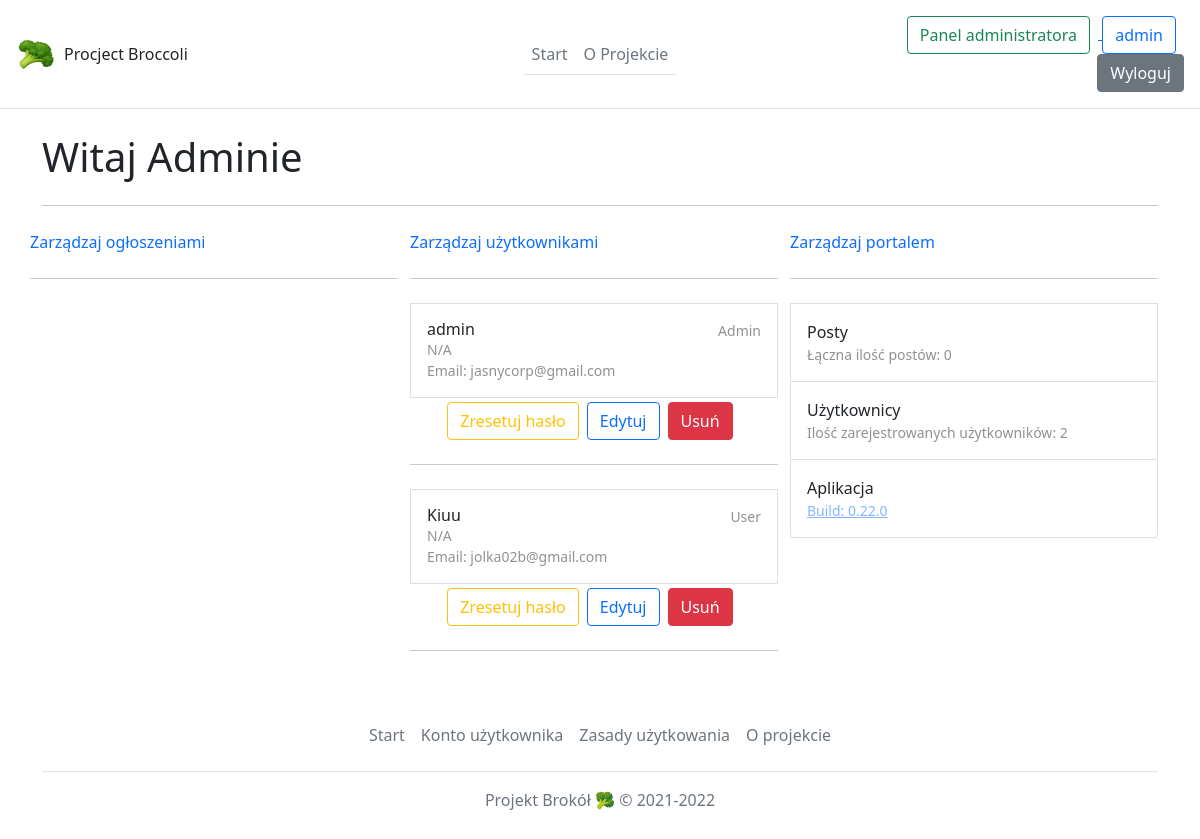
Before: /admin_panel (signed in) with the older database file.
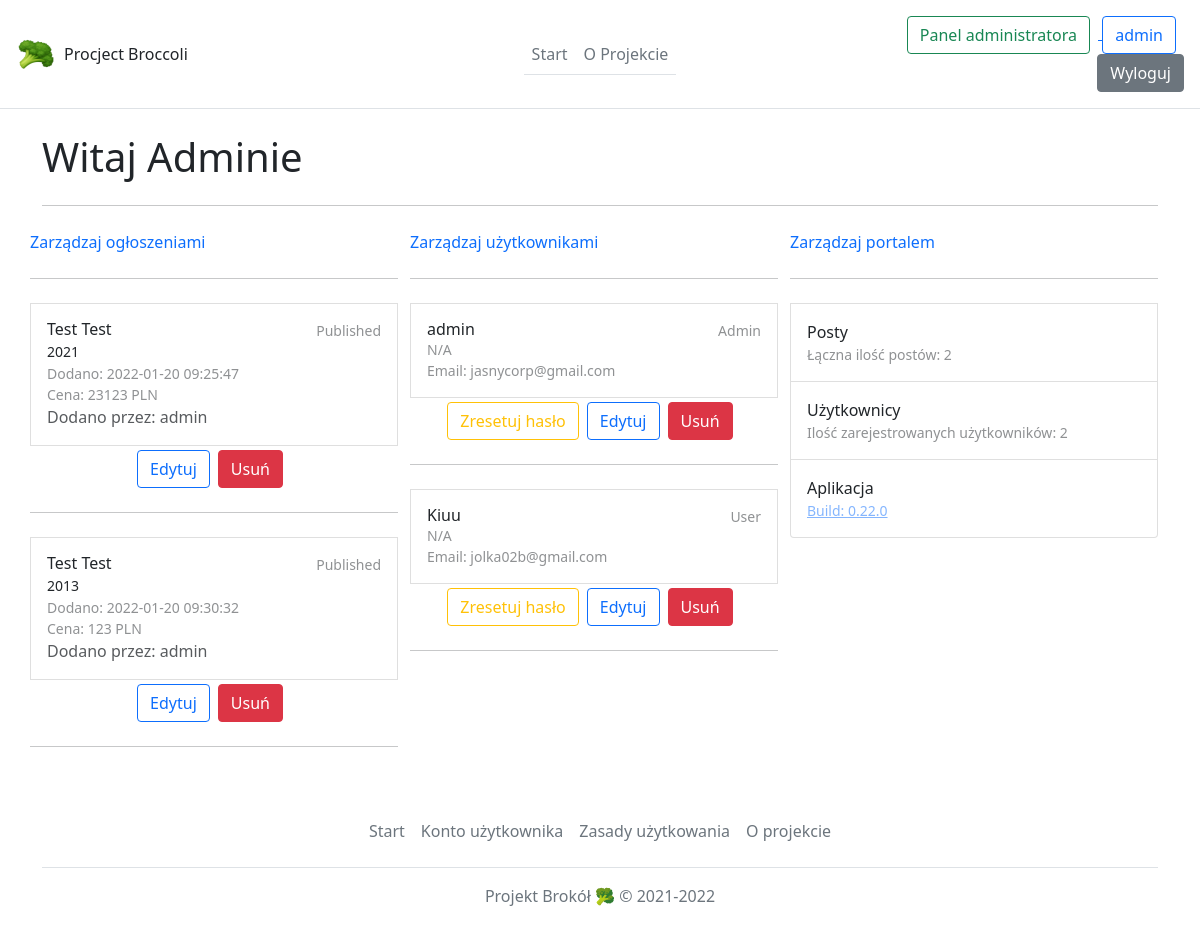
After: the same page with the newer database file.
### appData/models.py (models this page shows, shortened)
class User(db.Model, UserMixin):
    id = db.Column(db.Integer, primary_key=True)
    login = db.Column(db.String(30), unique=True, nullable=False)
    firstname = db.Column(db.String(30))
    lastname = db.Column(db.String(30))
    email = db.Column(db.String(120), unique=True, nullable=False)
    password = db.Column(db.String(90), nullable=False)
    role = db.Column(db.String(30), default='Unverified')
    posts = db.relationship('Post', backref='author', lazy=True)
    verification_message = db.Column(db.String(12))

class Post(db.Model):
    id = db.Column(db.Integer, primary_key=True)
    user_id = db.Column(db.Integer, db.ForeignKey('user.id'), nullable=False)
    manufacture = db.Column(db.String(100), nullable=False)
    model = db.Column(db.String(100))
    manufacture_year = db.Column(db.String(4))
    photo = db.Column(db.String(30), nullable=False, default='defaultCar.jpg')
    description = db.Column(db.Text)
    price = db.Column(db.Integer(), nullable=False)
    date_posted = db.Column(db.DateTime, nullable=False, default=datetime.utcnow)
    status = db.Column(db.String(10), default='Published')
    location = db.Column(db.String(255))

### appData/routes.py (the view)
@app.route('/admin_panel')
@login_required
def admin_panel():
    if current_user.role == 'Admin':
        users = User.query.all()
        posts = Post.query.all()
        statistics = BroccoliStatistics(len(posts), len(posts), len(users),
                                        '0.22.0')  # TODO separate posts created today #BUILD NUM HERE
        return render_template('admin_panel.html', title='Panel administratora', users=users, posts=posts,
                               statistics=statistics)
    else:
        flash('Nie jesteś administratorem!', 'warning')
        return redirect(url_for('home'))

### appData/models.py (called while the page is built)
@login_manager.user_loader #copy
def load_user(user_id):
    return User.query.get(int(user_id))

### appData/templates/admin_panel.html (shortened to what the changed rows need)
{% extends "layout.html" %}
{% block content %}
<div class="container">
    <main>
        <div class="row justify-content-center">
            <div class="col-sm-12">
                <h1 class="fw-light">
                    Witaj Adminie
                </h1>
            </div>
        </div>
        <div class="row justify-content-center">
            <div class="col-md-4 list-group list-group-checkable">
                <span class="text-primary">Zarządzaj ogłoszeniami</span>
                <hr class="my-4">
                {% for post in posts %}
                {% if post.status == 'Published' and post.author.role != 'Blocked' %}
                <a href="/post/{{ post.id }}" class="list-group-item list-group-item-action d-flex gap-3 py-3" aria-current="true">
                {% else %}
                <a href="/post/{{ post.id }}" class="list-group-item list-group-item-action d-flex gap-3 py-3 bg-light" aria-current="true">
                {% endif %}
                    <div class="d-flex gap-2 w-100 justify-content-between">
                      <div>
                        <h6 class="mb-0">{{ post.manufacture }} {{ post.model }} </h6>
                        <small class="small">{{ post.manufacture_year }}</small>
                        <span class="d-block small opacity-50">Dodano: {{ post.date_posted.replace(microsecond=0) }}</span>
                        <span class="d-block small opacity-50 post-price-after">Cena: {{ post.price }}</span>
                        <p class="mb-0 opacity-75">
                            Dodano przez: {{ post.author.login }}
                        </p>
                      </div>
                      {% if post.author.role == 'Blocked' %}
                      <small class="opacity-50 text-nowrap">User is {{ post.author.role }}</small>
                      {% else %}
                      <small class="opacity-50 text-nowrap">{{ post.status }}</small>
                      {% endif %}
                    </div>
                </a>
                <div class="mt-1 d-flex justify-content-center">
                  <button class="btn btn-outline-primary me-2" onclick="window.location.href='/post/{{ post.id }}/edit'">Edytuj</button>
                  <button class="btn btn-danger me-2" onclick="window.location.href='/post/{{ post.id }}/delete/action_confirm?back=admin_panel'">Usuń</button>
                </div>
                <hr class="my-4">
                {% endfor %}
            </div>
            <div class="col-md-4 list-group list-group-checkable">
                <span class="text-primary">Zarządzaj użytkownikami</span>
                <hr class="my-4">
                {% for user in users %}
                    {% if user.role == 'User' or user.role == "Admin" %}
                    <a href="/user/{{ user.id }}" class="list-group-item list-group-item-action d-flex gap-3 py-3" aria-current="true">
                    {% else %}
                    <a href="/user/{{ user.id }}" class="list-group-item list-group-item-action d-flex gap-3 py-3 bg-light" aria-current="true">
                    {% endif %}
                    <div class="d-flex gap-2 w-100 justify-content-between">
                      <div>
                        <h6 class="mb-0">{{ user.login }}</h6>
                        {% if user.firstname %}
                        <span class="d-block small opacity-50">{{ user.firstnaem }} {{ user.lastname }}</span>
                        {% else %}
                        <span class="d-block small opacity-50">N/A</span>
                        {% endif %}
                        <span class="d-block small opacity-50">Email: {{ user.email }}</span>
                      </div>
                      <small class="opacity-50 text-nowrap">{{ user.role }}</small>
                    </div>
                </a>
                <div class="mt-1 d-flex justify-content-center">
                    <form method="post" action='/reset_password_proceed'>
                        <button type="submit" class="btn btn-outline-warning me-2">Zresetuj hasło</button>
                    </form>
                    <button class="btn btn-outline-primary me-2" onclick="window.location.href='/user/{{ user.id }}/edit'">Edytuj</button>
                    <button class="btn btn-danger me-2" onclick="window.location.href='/user/{{ user.id }}/delete/action_confirm?back=admin_panel'">Usuń</button>
                </div>
                <hr class="my-4">
                {% endfor %}
            </div>
            <div class="col-md-4 list-group list-group-checkable">
                <div class="list-group-item py-3" for="listGroupCheckableRadios1">
                Posty
                <span class="d-block small opacity-50">Łączna ilość postów: {{ statistics.sumOfPosts }}</span>
                </div>
            </div>
        </div>
    </main>
</div>
{% endblock content %}

### appData/templates/layout.html (shortened to what this page needs)
<!doctype html>
<html lang="pl">
    <head>
        <link href="https://cdn.jsdelivr.net/npm/bootstrap@5.1.3/dist/css/bootstrap.min.css" rel="stylesheet">
      </head>
    <body>
            <header class="d-flex flex-wrap align-items-center justify-content-center justify-content-md-between py-3 p-3 mb-4 border-bottom">
              <a href="/" class="d-flex align-items-center col-md-3 mb-2 mb-md-0 text-dark text-decoration-none">
                <img class="bi me-2" width="40" height="32" role="img" aria-label="Bootstrap" src="{{ url_for('static', filename='img/broccoli.ico') }}"> Procject Broccoli
              </a>
              <ul class="nav col-12 col-md-auto mb-2 justify-content-center mb-md-0">
                  <li>
                      {% if title == 'Start' %}
                      <a href="{{ url_for('home') }}" class="nav-link nav-links px-2 text-capitalize link-dark border-bottom border-secondary">
                      {% else %}
                      <a href="{{ url_for('home') }}" class="nav-link nav-links px-2 text-capitalize link-secondary border-bottom">
                      {% endif %}
                        Start
                      </a>
                  </li>
                  <li>
                      {% if title == 'O projekcie' %}
                      <a href="{{ url_for('about') }}" class="nav-link nav-links px-2 text-capitalize link-dark border-bottom border-secondary">
                      {% else %}
                      <a href="{{ url_for('about') }}" class="nav-link nav-links px-2 text-capitalize link-secondary border-bottom">
                      {% endif %}
                          O projekcie
                      </a>
                  </li>
              </ul>
              {% if current_user.is_authenticated %}
              <div class="col-md-3 text-end">
                {% if current_user.role == 'Admin' %}
                <a href="{{ url_for('admin_panel')}}">
                  <button type="button" class="btn btn-outline-success me-2">
                    Panel administratora
                  </button>
                </a>
                {% endif %}
                <a href="/user/{{ current_user.id }}">
                    <button type="button" class="btn btn-outline-primary me-2">
                        {{ current_user.login }}
                    </button>
                </a>
                <a href="{{ url_for('logout') }}">
                    <button type="button" class="btn btn-secondary">
                        Wyloguj
                    </button>
                </a>
              </div>
              {% endif %}
          </header>
        {% block content %}
        {% endblock %}
        <div class="container">
          <footer class="py-3 my-4">
            <ul class="nav justify-content-center border-bottom pb-3 mb-3">
              <li class="nav-item"><a href="{{ url_for('home') }}" class="nav-link px-2 text-muted">Start</a></li>
              {% if current_user.is_authenticated %}
              <li class="nav-item"><a href="/user/{{ current_user.id }}" class="nav-link px-2 text-muted">Konto użytkownika</a></li>
              {% else %}
              <li class="nav-item"><a href="{{ url_for('login') }}" class="nav-link px-2 text-muted">Zaloguj</a></li>
              <li class="nav-item"><a href="{{ url_for('register') }}" class="nav-link px-2 text-muted">Rejestracja</a></li>
              {% endif %}
              <li class="nav-item"><a href="{{ url_for('terms') }}" class="nav-link px-2 text-muted">Zasady użytkowania</a></li>
              <li class="nav-item"><a href="{{ url_for('about') }}" class="nav-link px-2 text-muted">O projekcie</a></li>
            </ul>
            <p class="text-center text-muted">Projekt Brokół 🥦 © 2021-2022</p>
          </footer>
        </div>
    </body>
</html>

Changed rows visible on the page:
added Post: manufacture "Test", model "Test", manufacture_year "2021", date_posted.replace "2022-01-20 09:25:47", price "23123", author.login "admin", status "Published"
added Post: manufacture "Test", model "Test", manufacture_year "2013", date_posted.replace "2022-01-20 09:30:32", price "123", author.login "admin", status "Published"
Other visible differences:
{{ statistics.sumOfPosts }}: "0" → "2"
